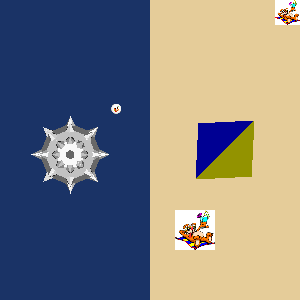

Reproduce this figure in Python.
#!/usr/bin/env python
# Demonstrate button widgets across multiple viewports with textured and 3D prop representations.

import vtkmodules.vtkInteractionStyle  # noqa: F401
import vtkmodules.vtkRenderingFreeType  # noqa: F401
import vtkmodules.vtkRenderingOpenGL2  # noqa: F401

import os

from vtkmodules.vtkCommonCore import vtkLookupTable
from vtkmodules.vtkFiltersCore import vtkAppendPolyData, vtkGlyph3D
from vtkmodules.vtkFiltersSources import (
    vtkConeSource,
    vtkEllipticalButtonSource,
    vtkPlatonicSolidSource,
    vtkSphereSource,
)
from vtkmodules.vtkInteractionWidgets import (
    vtkButtonWidget,
    vtkProp3DButtonRepresentation,
    vtkTexturedButtonRepresentation,
    vtkTexturedButtonRepresentation2D,
)
from vtkmodules.vtkIOImage import vtkPNGReader, vtkTIFFReader
from vtkmodules.vtkRenderingCore import (
    vtkActor,
    vtkPolyDataMapper,
    vtkRenderWindow,
    vtkRenderWindowInteractor,
    vtkRenderer,
)

# Dataset: button textures
data_dir = os.environ.get("VPE_DATA_DIR", os.path.dirname(os.path.abspath(__file__)))

image_1 = vtkTIFFReader()
image_1.SetFileName(os.path.join(data_dir, "beach.tif"))
image_1.SetOrientationType(4)
image_1.Update()

image_2 = vtkPNGReader()
image_2.SetFileName(os.path.join(data_dir, "fran_cut.png"))
image_2.Update()

# Sources
sphere = vtkSphereSource()

cone = vtkConeSource()

# Filters
glyph = vtkGlyph3D()
glyph.SetInputConnection(sphere.GetOutputPort())
glyph.SetSourceConnection(cone.GetOutputPort())
glyph.SetVectorModeToUseNormal()
glyph.SetScaleModeToScaleByVector()
glyph.SetScaleFactor(0.25)
glyph.Update()

apd = vtkAppendPolyData()
apd.AddInputConnection(glyph.GetOutputPort())
apd.AddInputConnection(sphere.GetOutputPort())

# Mapper + Actor: mace
mace_mapper = vtkPolyDataMapper()
mace_mapper.SetInputConnection(apd.GetOutputPort())

mace_actor = vtkActor()
mace_actor.SetMapper(mace_mapper)
mace_actor.VisibilityOn()

# Mapper + Actor: platonic solids for Prop3D button
lut = vtkLookupTable()
lut.SetNumberOfColors(20)
lut.Build()
lut.SetTableValue(0, 1, 0, 0, 1)
lut.SetTableValue(1, 0, 1, 0, 1)
lut.SetTableValue(2, 1, 1, 0, 1)
lut.SetTableValue(3, 0, 0, 1, 1)
lut.SetTableValue(4, 1, 0, 1, 1)
lut.SetTableValue(5, 0, 1, 1, 1)
lut.SetTableValue(6, 0.0, 1.0, 0.498, 1.0)
lut.SetTableValue(7, 0.902, 0.902, 0.9804, 1.0)
lut.SetTableValue(8, 0.9608, 1.0, 0.9804, 1.0)
lut.SetTableValue(9, 0.56, 0.37, 0.6, 1.0)
lut.SetTableValue(10, 0.16, 0.14, 0.13, 1.0)
lut.SetTableValue(11, 1.0, 0.498, 0.3137, 1.0)
lut.SetTableValue(12, 1.0, 0.7529, 0.7961, 1.0)
lut.SetTableValue(13, 0.9804, 0.502, 0.4471, 1.0)
lut.SetTableValue(14, 0.37, 0.15, 0.07, 1.0)
lut.SetTableValue(15, 0.93, 0.57, 0.13, 1.0)
lut.SetTableValue(16, 1.0, 0.8431, 0.0, 1.0)
lut.SetTableValue(17, 0.1333, 0.5451, 0.1333, 1.0)
lut.SetTableValue(18, 0.251, 0.8784, 0.8157, 1.0)
lut.SetTableValue(19, 0.8667, 0.6275, 0.8667, 1.0)
lut.SetTableRange(0, 19)

tet = vtkPlatonicSolidSource()
tet.SetSolidTypeToTetrahedron()
tet_mapper = vtkPolyDataMapper()
tet_mapper.SetInputConnection(tet.GetOutputPort())
tet_mapper.SetLookupTable(lut)
tet_mapper.SetScalarRange(0, 19)
tet_actor = vtkActor()
tet_actor.SetMapper(tet_mapper)

cube_solid = vtkPlatonicSolidSource()
cube_solid.SetSolidTypeToCube()
cube_mapper = vtkPolyDataMapper()
cube_mapper.SetInputConnection(cube_solid.GetOutputPort())
cube_mapper.SetLookupTable(lut)
cube_mapper.SetScalarRange(0, 19)
cube_actor = vtkActor()
cube_actor.SetMapper(cube_mapper)

oct_solid = vtkPlatonicSolidSource()
oct_solid.SetSolidTypeToOctahedron()
oct_mapper = vtkPolyDataMapper()
oct_mapper.SetInputConnection(oct_solid.GetOutputPort())
oct_mapper.SetLookupTable(lut)
oct_mapper.SetScalarRange(0, 19)
oct_actor = vtkActor()
oct_actor.SetMapper(oct_mapper)

ico = vtkPlatonicSolidSource()
ico.SetSolidTypeToIcosahedron()
ico_mapper = vtkPolyDataMapper()
ico_mapper.SetInputConnection(ico.GetOutputPort())
ico_mapper.SetLookupTable(lut)
ico_mapper.SetScalarRange(0, 19)
ico_actor = vtkActor()
ico_actor.SetMapper(ico_mapper)

dode = vtkPlatonicSolidSource()
dode.SetSolidTypeToDodecahedron()
dode_mapper = vtkPolyDataMapper()
dode_mapper.SetInputConnection(dode.GetOutputPort())
dode_mapper.SetLookupTable(lut)
dode_mapper.SetScalarRange(0, 19)
dode_actor = vtkActor()
dode_actor.SetMapper(dode_mapper)

# Renderers
renderer_0 = vtkRenderer()
renderer_0.SetViewport(0, 0, 0.5, 1.0)
renderer_0.SetBackground(0.1, 0.2, 0.4)
renderer_0.AddActor(mace_actor)

renderer_1 = vtkRenderer()
renderer_1.SetViewport(0.5, 0, 1.0, 1.0)
renderer_1.SetBackground(0.9, 0.8, 0.6)

# Render window
render_window = vtkRenderWindow()
render_window.AddRenderer(renderer_0)
render_window.AddRenderer(renderer_1)
render_window.SetWindowName("button widget multiple viewports")
render_window.SetSize(300, 300)

# Interactor
interactor = vtkRenderWindowInteractor()
interactor.SetRenderWindow(render_window)


# Callback: print state on button click
def button_callback(obj, event):
    rep = obj.GetRepresentation()
    state = rep.GetState()
    print(f"State: {state}")
    glyph.SetScaleFactor(0.05 * (1 + state))


# Button widget 1: 3D textured button in renderer_0
button_src_1 = vtkEllipticalButtonSource()
button_src_1.TwoSidedOn()
button_src_1.SetCircumferentialResolution(24)
button_src_1.SetShoulderResolution(24)
button_src_1.SetTextureResolution(24)

rep_1 = vtkTexturedButtonRepresentation()
rep_1.SetNumberOfStates(2)
rep_1.SetButtonTexture(0, image_1.GetOutput())
rep_1.SetButtonTexture(1, image_2.GetOutput())
rep_1.SetButtonGeometryConnection(button_src_1.GetOutputPort())
rep_1.SetPlaceFactor(1)
rep_1.PlaceWidget((0.6, 0.75, 0.6, 0.75, 0.6, 0.75))
rep_1.FollowCameraOn()

button_widget_1 = vtkButtonWidget()
button_widget_1.SetInteractor(interactor)
button_widget_1.SetRepresentation(rep_1)
button_widget_1.AddObserver("StateChangedEvent", button_callback)
button_widget_1.EnabledOn()

# Button widget 2: 3D textured button with alternative PlaceWidget
button_src_2 = vtkEllipticalButtonSource()
button_src_2.TwoSidedOn()
button_src_2.SetCircumferentialResolution(24)
button_src_2.SetShoulderResolution(24)
button_src_2.SetTextureResolution(24)
button_src_2.SetWidth(0.65)
button_src_2.SetHeight(0.45)
button_src_2.SetTextureStyleToFitImage()

rep_2 = vtkTexturedButtonRepresentation()
rep_2.SetNumberOfStates(2)
rep_2.SetButtonTexture(0, image_1.GetOutput())
rep_2.SetButtonTexture(1, image_2.GetOutput())
rep_2.SetButtonGeometryConnection(button_src_2.GetOutputPort())
rep_2.SetPlaceFactor(1)
rep_2.PlaceWidget(0.5, (0.0, 0.0, -0.65), (0.0, 0.0, 1.0))
rep_2.FollowCameraOff()

button_widget_2 = vtkButtonWidget()
button_widget_2.SetInteractor(interactor)
button_widget_2.SetRepresentation(rep_2)
button_widget_2.AddObserver("StateChangedEvent", button_callback)
button_widget_2.EnabledOn()

# Button widget 3: 2D textured button in display space (renderer_1)
rep_3 = vtkTexturedButtonRepresentation2D()
rep_3.SetNumberOfStates(2)
rep_3.SetButtonTexture(0, image_1.GetOutput())
rep_3.SetButtonTexture(1, image_2.GetOutput())
rep_3.SetPlaceFactor(1)
rep_3.PlaceWidget((25, 65, 50, 200, 0, 0))

button_widget_3 = vtkButtonWidget()
button_widget_3.SetInteractor(interactor)
button_widget_3.SetRepresentation(rep_3)
button_widget_3.SetCurrentRenderer(renderer_1)
button_widget_3.AddObserver("StateChangedEvent", button_callback)
button_widget_3.EnabledOn()

# Button widget 4: 2D textured button in world space (renderer_1)
rep_4 = vtkTexturedButtonRepresentation2D()
rep_4.SetNumberOfStates(2)
rep_4.SetButtonTexture(0, image_1.GetOutput())
rep_4.SetButtonTexture(1, image_2.GetOutput())
rep_4.SetPlaceFactor(1)
rep_4.PlaceWidget((0.75, 0, 0), (25, 45))

button_widget_4 = vtkButtonWidget()
button_widget_4.SetInteractor(interactor)
button_widget_4.SetRepresentation(rep_4)
button_widget_4.SetDefaultRenderer(renderer_1)
button_widget_4.AddObserver("StateChangedEvent", button_callback)
button_widget_4.EnabledOn()

# Button widget 5: Prop3D button with platonic solids (renderer_1)
rep_5 = vtkProp3DButtonRepresentation()
rep_5.SetNumberOfStates(5)
rep_5.SetButtonProp(0, tet_actor)
rep_5.SetButtonProp(1, cube_actor)
rep_5.SetButtonProp(2, oct_actor)
rep_5.SetButtonProp(3, ico_actor)
rep_5.SetButtonProp(4, dode_actor)
rep_5.SetPlaceFactor(1)
rep_5.PlaceWidget((0.65, 0.75, -0.75, -0.65, 0.65, 0.75))
rep_5.FollowCameraOn()

button_widget_5 = vtkButtonWidget()
button_widget_5.SetInteractor(interactor)
button_widget_5.SetRepresentation(rep_5)
button_widget_5.SetDefaultRenderer(renderer_1)
button_widget_5.AddObserver("StateChangedEvent", button_callback)
button_widget_5.EnabledOn()

# Scene
renderer_0.ResetCamera()
renderer_1.ResetCamera()

interactor.Initialize()
interactor.Start()
